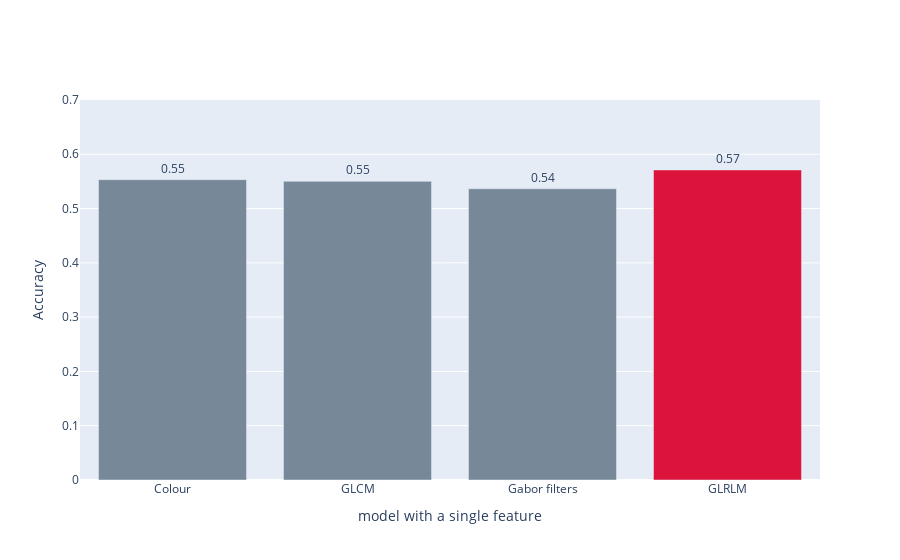

The cell this chart's notebook holds for it:
### Code cell
import plotly.graph_objects as go

colors = ['lightslategray'] * 4
colors[3] = 'crimson'

fig = go.Figure(data=[go.Bar(
    x=['Colour', 'GLCM', 'Gabor filters',
       'GLRLM'],
    y= single_model,
    marker_color=colors,
    text= np.around(single_model,2),
    textposition='outside'
)])
fig.update_layout( xaxis_title="model with a single feature",
    yaxis_title="Accuracy", yaxis_range=[0,0.7])
fig.update_layout()

### Figure 1 — Plotly figure (JSON) as saved in the notebook; plotly's stock layout.template omitted (floating-point values rounded to 4 significant figures)
{"data": [{"marker": {"color": ["lightslategray", "lightslategray", "lightslategray", "crimson"]}, "text": ["0.55", "0.55", "0.54", "0.57"], "textposition": "outside", "type": "bar", "x": ["Colour", "GLCM", "Gabor filters", "GLRLM"], "y": [0.5532, 0.5501, 0.5365, 0.5712]}], "layout": {"xaxis": {"title": {"text": "model with a single feature"}}, "yaxis": {"range": [0, 0.7], "title": {"text": "Accuracy"}}}}
